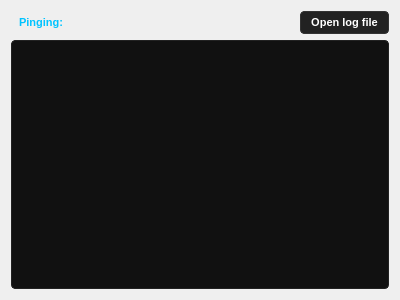
<?xml version="1.0" encoding="UTF-8"?>
<ui version="4.0">
 <class>ping_logger_dialog</class>
 <widget class="QWidget" name="ping_logger_dialog">
  <property name="geometry">
   <rect>
    <x>0</x>
    <y>0</y>
    <width>400</width>
    <height>300</height>
   </rect>
  </property>
  <property name="windowTitle">
   <string>Ping Logger - &lt;N/a&gt;</string>
  </property>
  <property name="styleSheet">
   <string notr="true">QWidget#Form {
    background-color: #0c0c0c;
}

QLabel#ping_logger_info_lbl {
    font-size: 11px;
    font-weight: bold;
    color: #00C3FF;
    padding: 2px 5px;
}

QPushButton#ping_logger_open_file_btn {
    background-color: #222222;
    color: #ffffff;
    font-size: 11px;
    font-weight: bold;
    border: 1px solid #333333;
    border-radius: 4px;
    padding: 4px 10px;
}
QPushButton#ping_logger_open_file_btn:hover {
    background-color: #2d2d2d;
    border-color: #00C3FF;
}
QPushButton#ping_logger_open_file_btn:pressed {
    background-color: #111111;
}

QListWidget#ping_logger_list {
    background-color: #111111;
    border: 1px solid #222222;
    border-radius: 4px;
    padding: 5px;
    font-family: &quot;Courier New&quot;, &quot;Liberation Mono&quot;, &quot;Monospace&quot;;
    font-size: 11px;
    color: #ffffff;
}

QListWidget#ping_logger_list::item {
    border-bottom: 1px solid #1a1a1a;
    padding: 4px 2px;
}
QListWidget#ping_logger_list::item:hover {
    background-color: #1a1a1a;
    border-radius: 2px;
}
QListWidget#ping_logger_list::item:selected {
    background-color: #222222;
    color: #00C3FF;
    border-radius: 2px;
}

QListWidget#ping_logger_list QScrollBar:vertical {
    border: none;
    background: #111111;
    width: 8px;
    margin: 0px;
}
QListWidget#ping_logger_list QScrollBar::handle:vertical {
    background: #333333;
    min-height: 20px;
    border-radius: 4px;
}
QListWidget#ping_logger_list QScrollBar::handle:vertical:hover {
    background: #00C3FF;
}
QListWidget#ping_logger_list QScrollBar::add-line:vertical, 
QListWidget#ping_logger_list QScrollBar::sub-line:vertical {
    border: none;
    background: none;
}
</string>
  </property>
  <layout class="QVBoxLayout" name="verticalLayout">
   <item>
    <layout class="QHBoxLayout" name="ping_logger_func_layout">
     <item>
      <widget class="QLabel" name="ping_logger_info_lbl">
       <property name="text">
        <string>Pinging: &lt;N/a&gt;</string>
       </property>
      </widget>
     </item>
     <item>
      <spacer name="horizontalSpacer">
       <property name="orientation">
        <enum>Qt::Orientation::Horizontal</enum>
       </property>
       <property name="sizeHint" stdset="0">
        <size>
         <width>40</width>
         <height>20</height>
        </size>
       </property>
      </spacer>
     </item>
     <item>
      <widget class="QPushButton" name="ping_logger_open_file_btn">
       <property name="text">
        <string>Open log file</string>
       </property>
      </widget>
     </item>
    </layout>
   </item>
   <item>
    <widget class="QListWidget" name="ping_logger_list"/>
   </item>
  </layout>
 </widget>
 <resources/>
 <connections/>
</ui>
